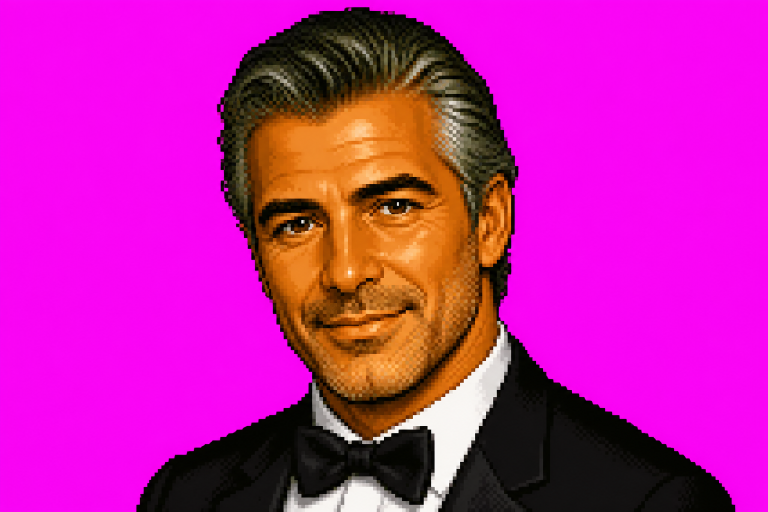
#> input picture art/andy-portrait.png, 1536 x 1024 px (shown at 1/2 size)
$ python process_art.py
#> lines starting #> are read from the running program, lines starting #| are printed output that depends on the picture
#!/usr/bin/env python3
"""Chroma-key the magenta (#FF00FF) art masters into transparent game sprites.

Reads masters from art/, writes processed sprites to assets/img/.
Keying: distance-based key on magenta with despill, then autocrop + resize.
"""
import os
import sys
from PIL import Image

ART = os.path.join(os.path.dirname(__file__), "..", "art")
OUT = os.path.join(os.path.dirname(__file__), "..", "assets", "img")

# (master filename, output filename, max width)
JOBS = [
    ("andy-portrait.png", "andy-portrait.png", 512),
    ("adam-portrait.png", "adam-portrait.png", 512),
    ("lance-portrait.png", "lance-portrait.png", 512),
    ("elon-portrait.png", "elon-portrait.png", 512),
    ("andy-car.png", "andy-car.png", 1024),
    ("adam-car.png", "adam-car.png", 1024),
    ("lance-car.png", "lance-car.png", 1024),
    ("elon-car.png", "elon-car.png", 1024),
    ("andy-car-rear.png", "andy-car-rear.png", 768),
    ("adam-car-rear.png", "adam-car-rear.png", 768),
    ("lance-car-rear.png", "lance-car-rear.png", 768),
    ("elon-car-rear.png", "elon-car-rear.png", 768),
]


def key_magenta(img: Image.Image) -> Image.Image:
    img = img.convert("RGBA")
    px = img.load()
    w, h = img.size
    for y in range(h):
        for x in range(w):
            r, g, b, a = px[x, y]
            # Magenta-ness: high R and B, low G, R and B similar.
            if g < 200 and r > 120 and b > 120:
                mag = min(r, b) - g
                if mag > 110 and abs(r - b) < 110:
                    px[x, y] = (0, 0, 0, 0)
                    continue
                if mag > 60 and abs(r - b) < 110:
                    # Edge pixel: fade alpha and despill toward neutral.
                    alpha = max(0, 255 - int((mag - 60) * 255 / 60))
                    ng = g
                    nr = min(r, ng + 60)
                    nb = min(b, ng + 60)
                    px[x, y] = (nr, ng, nb, min(a, alpha))
    return img


def autocrop(img: Image.Image, margin: int = 4) -> Image.Image:
    bbox = img.getchannel("A").getbbox()
    if not bbox:
        return img
    left = max(0, bbox[0] - margin)
    top = max(0, bbox[1] - margin)
    right = min(img.width, bbox[2] + margin)
    bottom = min(img.height, bbox[3] + margin)
    return img.crop((left, top, right, bottom))


def main() -> int:
    os.makedirs(OUT, exist_ok=True)
    for src, dst, max_w in JOBS:
        path = os.path.join(ART, src)
        if not os.path.exists(path):
            print(f"MISSING: {path}")
            return 1
        img = key_magenta(Image.open(path))
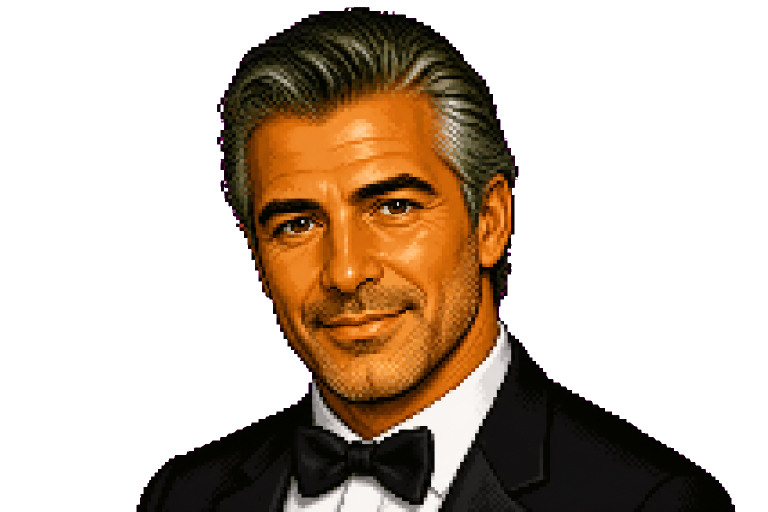
#> img: PIL image 1536x1024 RGBA (shown at 1/2 size); mean R, G, B, A 41.1, 26.4, 12.3, 97.5; transparent parts drawn white
        img = autocrop(img)
#> in autocrop, `bbox = img.getchannel("A").getbbox()`: bbox = (273, 14, 1471, 1024)
#> in autocrop, `left = max(0, bbox[0] - margin)`: left = 269
#> in autocrop, `top = max(0, bbox[1] - margin)`: top = 10
#> in autocrop, `right = min(img.width, bbox[2] + margin)`: right = 1475
#> in autocrop, `bottom = min(img.height, bbox[3] + margin)`: bottom = 1024
#> in autocrop, `return img.crop((left, top, right, bottom))`:
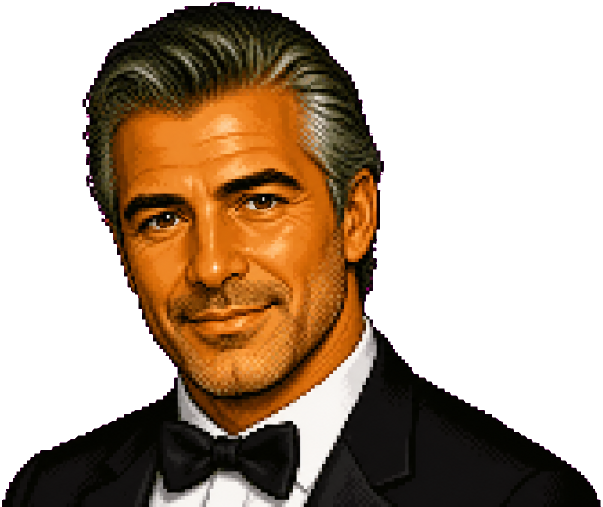
#> returned value: PIL image 1206x1014 RGBA (shown at 1/2 size); mean R, G, B, A 52.9, 33.9, 15.8, 125.4; transparent parts drawn white
        if img.width > max_w:
            nh = round(img.height * max_w / img.width)
#> nh = 430
            img = img.resize((max_w, nh), Image.LANCZOS)
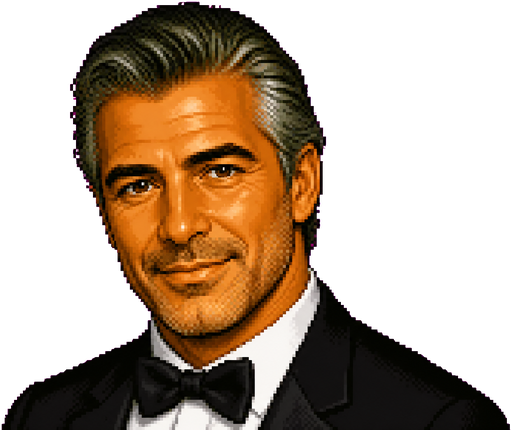
#> img: PIL image 512x430 RGBA; mean R, G, B, A 53.4, 33.9, 16.3, 125.4; transparent parts drawn white
        out_path = os.path.join(OUT, dst)
        img.save(out_path, optimize=True)
        print(f"{dst}: {img.size}, {os.path.getsize(out_path) // 1024} KB")
#| andy-portrait.png: (512, 430), 189 KB
#> pass 2 of the loop in main, `for src, dst, max_w in JOBS:`:
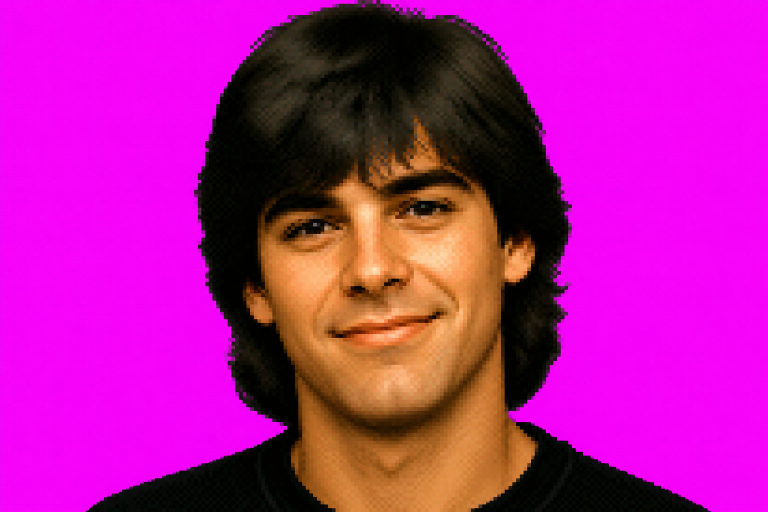
#> input picture art/adam-portrait.png, 1536 x 1024 px (shown at 1/2 size)
#> in main, `img = key_magenta(Image.open(path))`:
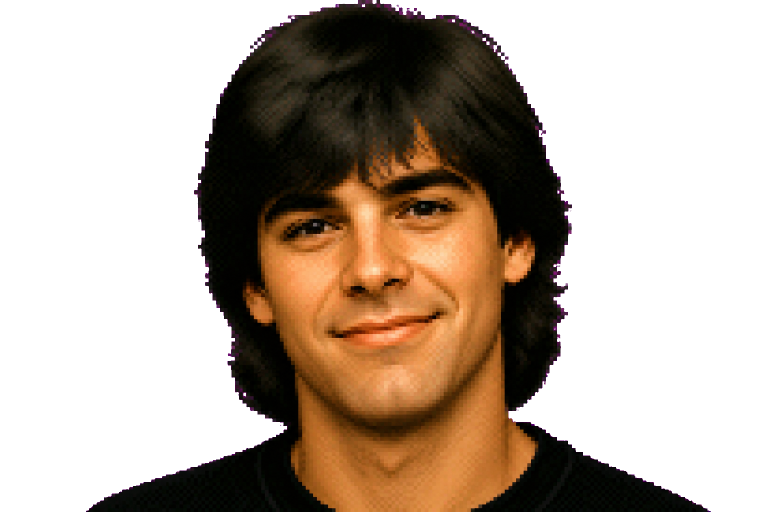
#> img: PIL image 1536x1024 RGBA (shown at 1/2 size); mean R, G, B, A 39.1, 24.5, 11.7, 109.5; transparent parts drawn white
#> in main, `img = img.resize((max_w, nh), Image.LANCZOS)`:
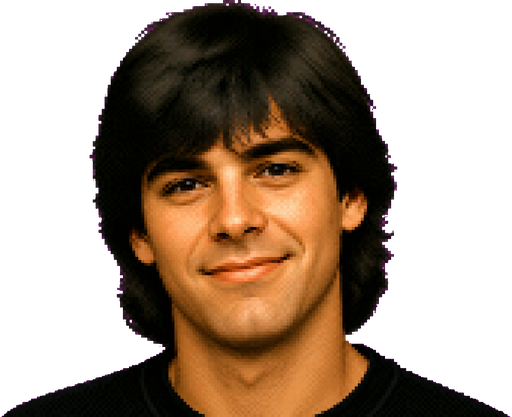
#> img: PIL image 512x417 RGBA; mean R, G, B, A 48.6, 30, 15.1, 133.7; transparent parts drawn white
#| adam-portrait.png: (512, 417), 187 KB
#> pass 3 of the loop in main, `for src, dst, max_w in JOBS:`:
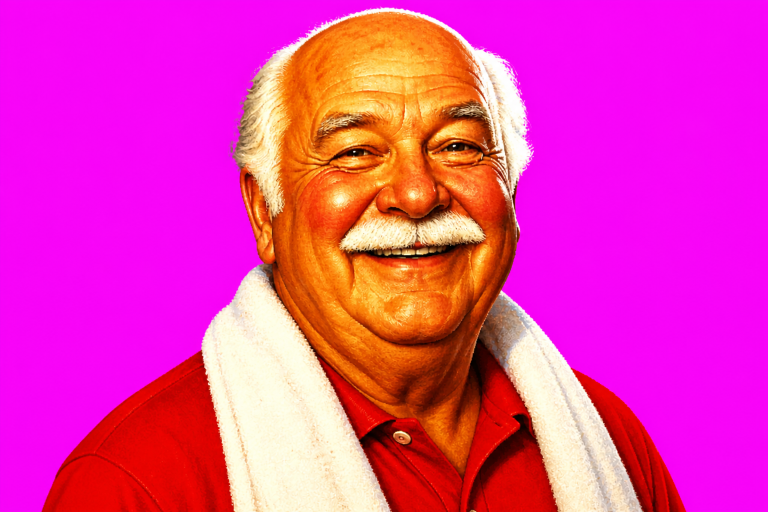
#> input picture art/lance-portrait.png, 1536 x 1024 px (shown at 1/2 size)
#> in main, `img = key_magenta(Image.open(path))`:
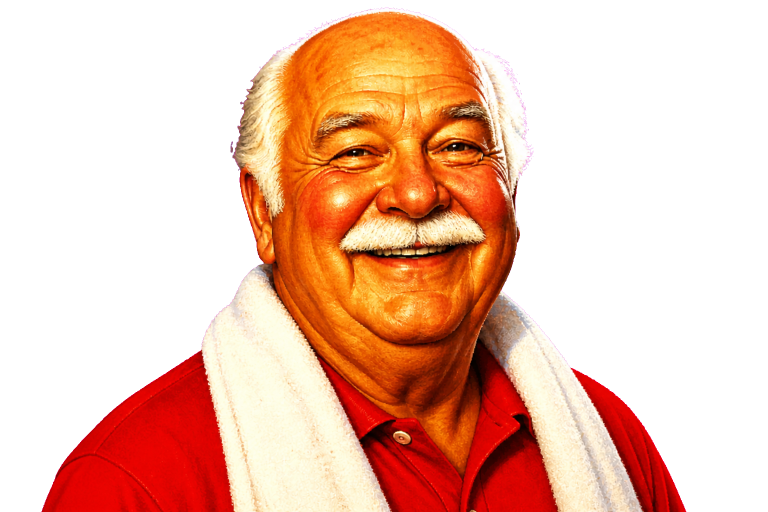
#> img: PIL image 1536x1024 RGBA (shown at 1/2 size); mean R, G, B, A 97.7, 52.5, 32.8, 114; transparent parts drawn white
#> in main, `img = img.resize((max_w, nh), Image.LANCZOS)`:
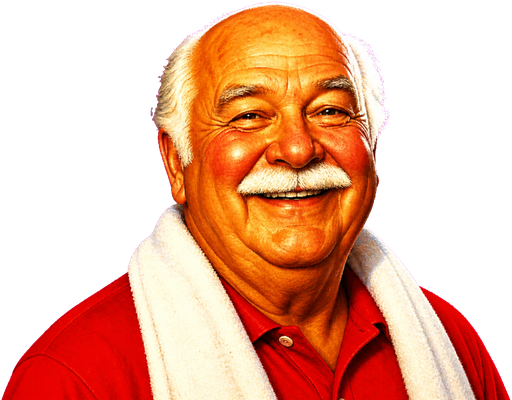
#> img: PIL image 512x400 RGBA; mean R, G, B, A 118.9, 63.7, 40.6, 136.4; transparent parts drawn white
#| lance-portrait.png: (512, 400), 238 KB
#> the loop made 7 passes; the first 3 are shown
    return 0


if __name__ == "__main__":
#> (the run stopped early here; a loop or call above may not have finished)
